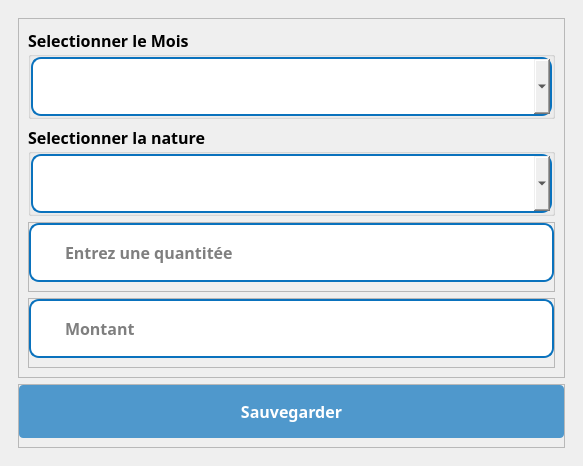
<?xml version="1.0" encoding="UTF-8"?>
<ui version="4.0">
 <class>Dialog</class>
 <widget class="QDialog" name="Dialog">
  <property name="geometry">
   <rect>
    <x>0</x>
    <y>0</y>
    <width>583</width>
    <height>438</height>
   </rect>
  </property>
  <property name="windowTitle">
   <string>Dialog</string>
  </property>
  <layout class="QVBoxLayout" name="verticalLayout">
   <property name="spacing">
    <number>0</number>
   </property>
   <property name="leftMargin">
    <number>0</number>
   </property>
   <property name="topMargin">
    <number>0</number>
   </property>
   <property name="rightMargin">
    <number>0</number>
   </property>
   <property name="bottomMargin">
    <number>0</number>
   </property>
   <item>
    <widget class="QWidget" name="widget" native="true">
     <layout class="QVBoxLayout" name="verticalLayout_2">
      <property name="spacing">
       <number>0</number>
      </property>
      <property name="leftMargin">
       <number>0</number>
      </property>
      <property name="topMargin">
       <number>0</number>
      </property>
      <property name="rightMargin">
       <number>0</number>
      </property>
      <property name="bottomMargin">
       <number>0</number>
      </property>
      <item>
       <widget class="QWidget" name="widget_2" native="true">
        <layout class="QVBoxLayout" name="verticalLayout_3">
         <item>
          <widget class="QWidget" name="widget_3" native="true">
           <layout class="QVBoxLayout" name="verticalLayout_4">
            <item>
             <widget class="QFrame" name="frame">
              <property name="styleSheet">
               <string notr="true"/>
              </property>
              <property name="frameShape">
               <enum>QFrame::StyledPanel</enum>
              </property>
              <property name="frameShadow">
               <enum>QFrame::Raised</enum>
              </property>
              <layout class="QVBoxLayout" name="verticalLayout_5">
               <item>
                <widget class="QGroupBox" name="groupBox_2">
                 <property name="font">
                  <font>
                   <family>GeForce</family>
                   <pointsize>12</pointsize>
                   <weight>75</weight>
                   <bold>true</bold>
                  </font>
                 </property>
                 <property name="title">
                  <string>Selectionner le Mois</string>
                 </property>
                 <layout class="QVBoxLayout" name="verticalLayout_7">
                  <property name="spacing">
                   <number>0</number>
                  </property>
                  <property name="leftMargin">
                   <number>0</number>
                  </property>
                  <property name="topMargin">
                   <number>0</number>
                  </property>
                  <property name="rightMargin">
                   <number>0</number>
                  </property>
                  <property name="bottomMargin">
                   <number>0</number>
                  </property>
                  <item>
                   <widget class="QFrame" name="input_3">
                    <property name="styleSheet">
                     <string notr="true">#input_3{
	background:white;
	border-radius:10px;
	border:2px  solid rgb(10, 114, 189);
}

#mois{
	border: none;
}</string>
                    </property>
                    <property name="frameShape">
                     <enum>QFrame::StyledPanel</enum>
                    </property>
                    <property name="frameShadow">
                     <enum>QFrame::Raised</enum>
                    </property>
                    <layout class="QHBoxLayout" name="horizontalLayout_3">
                     <property name="spacing">
                      <number>0</number>
                     </property>
                     <property name="leftMargin">
                      <number>10</number>
                     </property>
                     <property name="topMargin">
                      <number>0</number>
                     </property>
                     <property name="rightMargin">
                      <number>0</number>
                     </property>
                     <property name="bottomMargin">
                      <number>0</number>
                     </property>
                     <item>
                      <widget class="QLabel" name="label_6">
                       <property name="maximumSize">
                        <size>
                         <width>30</width>
                         <height>30</height>
                        </size>
                       </property>
                       <property name="text">
                        <string/>
                       </property>
                       <property name="pixmap">
                        <pixmap>../../static/asset/icons/blue/calendar.svg</pixmap>
                       </property>
                       <property name="scaledContents">
                        <bool>true</bool>
                       </property>
                      </widget>
                     </item>
                     <item>
                      <widget class="QComboBox" name="mois">
                       <property name="font">
                        <font>
                         <family>GeForce</family>
                         <pointsize>12</pointsize>
                         <weight>50</weight>
                         <bold>false</bold>
                        </font>
                       </property>
                       <property name="styleSheet">
                        <string notr="true">padding:15px;
border-radius:10px</string>
                       </property>
                      </widget>
                     </item>
                    </layout>
                   </widget>
                  </item>
                 </layout>
                </widget>
               </item>
               <item>
                <widget class="QGroupBox" name="groupBox_3">
                 <property name="font">
                  <font>
                   <family>GeForce</family>
                   <pointsize>12</pointsize>
                   <weight>75</weight>
                   <bold>true</bold>
                  </font>
                 </property>
                 <property name="title">
                  <string>Selectionner la nature</string>
                 </property>
                 <layout class="QVBoxLayout" name="verticalLayout_8">
                  <property name="spacing">
                   <number>0</number>
                  </property>
                  <property name="leftMargin">
                   <number>0</number>
                  </property>
                  <property name="topMargin">
                   <number>0</number>
                  </property>
                  <property name="rightMargin">
                   <number>0</number>
                  </property>
                  <property name="bottomMargin">
                   <number>0</number>
                  </property>
                  <item>
                   <widget class="QFrame" name="input_6">
                    <property name="styleSheet">
                     <string notr="true">#input_6{
	background:white;
	border-radius:10px;
	border:2px  solid rgb(10, 114, 189);
}

#nature{
	border: none;
}</string>
                    </property>
                    <property name="frameShape">
                     <enum>QFrame::StyledPanel</enum>
                    </property>
                    <property name="frameShadow">
                     <enum>QFrame::Raised</enum>
                    </property>
                    <layout class="QHBoxLayout" name="horizontalLayout_4">
                     <property name="spacing">
                      <number>0</number>
                     </property>
                     <property name="leftMargin">
                      <number>10</number>
                     </property>
                     <property name="topMargin">
                      <number>0</number>
                     </property>
                     <property name="rightMargin">
                      <number>0</number>
                     </property>
                     <property name="bottomMargin">
                      <number>0</number>
                     </property>
                     <item>
                      <widget class="QLabel" name="ico">
                       <property name="maximumSize">
                        <size>
                         <width>30</width>
                         <height>30</height>
                        </size>
                       </property>
                       <property name="text">
                        <string/>
                       </property>
                       <property name="pixmap">
                        <pixmap>../../static/asset/icons/blue/box.svg</pixmap>
                       </property>
                       <property name="scaledContents">
                        <bool>true</bool>
                       </property>
                      </widget>
                     </item>
                     <item>
                      <widget class="QComboBox" name="nature">
                       <property name="font">
                        <font>
                         <family>GeForce</family>
                         <pointsize>12</pointsize>
                         <weight>50</weight>
                         <bold>false</bold>
                        </font>
                       </property>
                       <property name="styleSheet">
                        <string notr="true">padding:15px;
border-radius:10px</string>
                       </property>
                      </widget>
                     </item>
                    </layout>
                   </widget>
                  </item>
                 </layout>
                </widget>
               </item>
               <item>
                <widget class="QFrame" name="frame_6">
                 <property name="styleSheet">
                  <string notr="true"/>
                 </property>
                 <property name="frameShape">
                  <enum>QFrame::StyledPanel</enum>
                 </property>
                 <property name="frameShadow">
                  <enum>QFrame::Raised</enum>
                 </property>
                 <layout class="QVBoxLayout" name="verticalLayout_10">
                  <property name="leftMargin">
                   <number>0</number>
                  </property>
                  <property name="topMargin">
                   <number>0</number>
                  </property>
                  <property name="rightMargin">
                   <number>0</number>
                  </property>
                  <property name="bottomMargin">
                   <number>9</number>
                  </property>
                  <item>
                   <widget class="QFrame" name="input_4">
                    <property name="styleSheet">
                     <string notr="true">#input_4{
	background:white;
	border-radius:10px;
	border:2px  solid rgb(10, 114, 189);
}

#lineEdit_4{
	border: none;
}</string>
                    </property>
                    <property name="frameShape">
                     <enum>QFrame::StyledPanel</enum>
                    </property>
                    <property name="frameShadow">
                     <enum>QFrame::Raised</enum>
                    </property>
                    <layout class="QHBoxLayout" name="horizontalLayout_5">
                     <property name="spacing">
                      <number>0</number>
                     </property>
                     <property name="leftMargin">
                      <number>10</number>
                     </property>
                     <property name="topMargin">
                      <number>0</number>
                     </property>
                     <property name="rightMargin">
                      <number>0</number>
                     </property>
                     <property name="bottomMargin">
                      <number>0</number>
                     </property>
                     <item>
                      <widget class="QLabel" name="label_8">
                       <property name="maximumSize">
                        <size>
                         <width>30</width>
                         <height>30</height>
                        </size>
                       </property>
                       <property name="text">
                        <string/>
                       </property>
                       <property name="pixmap">
                        <pixmap>../../static/asset/icons/blue/box.svg</pixmap>
                       </property>
                       <property name="scaledContents">
                        <bool>true</bool>
                       </property>
                      </widget>
                     </item>
                     <item>
                      <widget class="QLineEdit" name="qtt">
                       <property name="font">
                        <font>
                         <family>GeForce</family>
                         <pointsize>12</pointsize>
                         <weight>75</weight>
                         <bold>true</bold>
                        </font>
                       </property>
                       <property name="styleSheet">
                        <string notr="true">padding:15px;
border-radius:10px</string>
                       </property>
                       <property name="placeholderText">
                        <string>Entrez une quantitée</string>
                       </property>
                      </widget>
                     </item>
                    </layout>
                   </widget>
                  </item>
                 </layout>
                </widget>
               </item>
               <item>
                <widget class="QFrame" name="frame_7">
                 <property name="styleSheet">
                  <string notr="true"/>
                 </property>
                 <property name="frameShape">
                  <enum>QFrame::StyledPanel</enum>
                 </property>
                 <property name="frameShadow">
                  <enum>QFrame::Raised</enum>
                 </property>
                 <layout class="QVBoxLayout" name="verticalLayout_11">
                  <property name="leftMargin">
                   <number>0</number>
                  </property>
                  <property name="topMargin">
                   <number>0</number>
                  </property>
                  <property name="rightMargin">
                   <number>0</number>
                  </property>
                  <property name="bottomMargin">
                   <number>9</number>
                  </property>
                  <item>
                   <widget class="QFrame" name="input_5">
                    <property name="styleSheet">
                     <string notr="true">#input_5{
	background:white;
	border-radius:10px;
	border:2px  solid rgb(10, 114, 189);
}

#lineEdit_2{
	border: none;
}</string>
                    </property>
                    <property name="frameShape">
                     <enum>QFrame::StyledPanel</enum>
                    </property>
                    <property name="frameShadow">
                     <enum>QFrame::Raised</enum>
                    </property>
                    <layout class="QHBoxLayout" name="horizontalLayout_6">
                     <property name="spacing">
                      <number>0</number>
                     </property>
                     <property name="leftMargin">
                      <number>10</number>
                     </property>
                     <property name="topMargin">
                      <number>0</number>
                     </property>
                     <property name="rightMargin">
                      <number>0</number>
                     </property>
                     <property name="bottomMargin">
                      <number>0</number>
                     </property>
                     <item>
                      <widget class="QLabel" name="label_9">
                       <property name="maximumSize">
                        <size>
                         <width>30</width>
                         <height>30</height>
                        </size>
                       </property>
                       <property name="text">
                        <string/>
                       </property>
                       <property name="pixmap">
                        <pixmap>../../static/asset/icons/blue/credit-card.svg</pixmap>
                       </property>
                       <property name="scaledContents">
                        <bool>true</bool>
                       </property>
                      </widget>
                     </item>
                     <item>
                      <widget class="QLineEdit" name="montant">
                       <property name="font">
                        <font>
                         <family>GeForce</family>
                         <pointsize>12</pointsize>
                         <weight>75</weight>
                         <bold>true</bold>
                        </font>
                       </property>
                       <property name="styleSheet">
                        <string notr="true">padding:15px;
border-radius:10px</string>
                       </property>
                       <property name="placeholderText">
                        <string>Montant</string>
                       </property>
                      </widget>
                     </item>
                    </layout>
                   </widget>
                  </item>
                 </layout>
                </widget>
               </item>
              </layout>
             </widget>
            </item>
            <item>
             <widget class="QFrame" name="frame_2">
              <property name="frameShape">
               <enum>QFrame::StyledPanel</enum>
              </property>
              <property name="frameShadow">
               <enum>QFrame::Raised</enum>
              </property>
              <layout class="QVBoxLayout" name="verticalLayout_9">
               <property name="leftMargin">
                <number>0</number>
               </property>
               <property name="topMargin">
                <number>0</number>
               </property>
               <property name="rightMargin">
                <number>0</number>
               </property>
               <item>
                <widget class="QPushButton" name="saveElement">
                 <property name="font">
                  <font>
                   <family>GeForce</family>
                   <pointsize>12</pointsize>
                   <weight>75</weight>
                   <bold>true</bold>
                  </font>
                 </property>
                 <property name="cursor">
                  <cursorShape>PointingHandCursor</cursorShape>
                 </property>
                 <property name="styleSheet">
                  <string notr="true">#saveElement{
	background: rgb(10, 114, 189, 0.7);
	color: rgb(255, 255, 255);
	border-radius:4px;
	padding: 15px
}

#saveElement:hover{
	background: rgb(10, 114, 189, 1);
	border-radius:4px
}
</string>
                 </property>
                 <property name="text">
                  <string>Sauvegarder</string>
                 </property>
                 <property name="icon">
                  <iconset>
                   <normaloff>../../static/asset/icons/white/save.svg</normaloff>../../static/asset/icons/white/save.svg</iconset>
                 </property>
                 <property name="iconSize">
                  <size>
                   <width>25</width>
                   <height>25</height>
                  </size>
                 </property>
                </widget>
               </item>
              </layout>
             </widget>
            </item>
           </layout>
          </widget>
         </item>
        </layout>
       </widget>
      </item>
     </layout>
    </widget>
   </item>
  </layout>
 </widget>
 <resources/>
 <connections/>
</ui>
